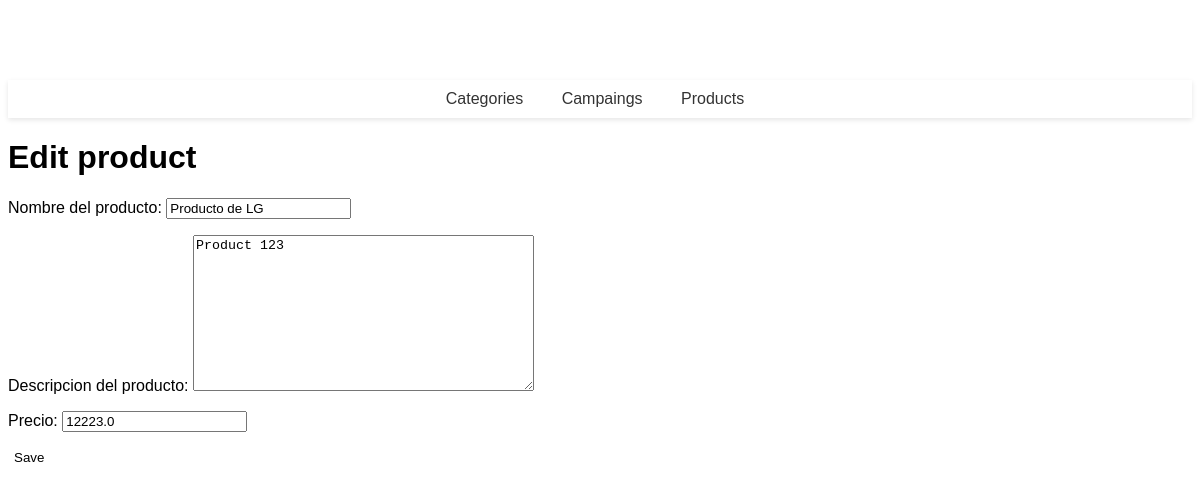
Page /products/2/edit/2 on the committed database.
### products/models.py (models this page shows, shortened)
class Product(models.Model):
    name = models.CharField(max_length=200)
    description = models.TextField(default="")
    price = models.FloatField(default=0)
    campaing = models.ForeignKey(Campaing, on_delete=models.CASCADE)

### products/views.py (the view, shortened to what this page needs)
# urls.py: path('products/<int:campaing_id>/edit/<int:product_id>', views.edit_product)
def edit_product(request,campaing_id,product_id):
    if request.method == 'GET':
        product_queryset = Product.objects.filter(id = product_id)
        if(product_queryset.exists()):
            product = product_queryset.first()
            initial_data = {
                'name' : product.name,
                'description' : product.description,
                'price': product.price
            }
        return render(request, "products/edit_product.html",{
            'form': CreateNewProduct(initial=initial_data),
        })

### products/forms.py
class CreateNewProduct(forms.Form):
    name = forms.CharField(label="Nombre del producto", max_length=200, widget=forms.TextInput(attrs={
        'class':'input'}))
    description = forms.CharField(label="Descripcion del producto", widget=forms.Textarea(attrs={'class':'input'}))
    price = forms.FloatField(label="Precio", widget=forms.NumberInput(attrs={'class':'input'}))

### products/templates/products/edit_product.html (shortened to what this page needs)
{% extends "layout/index.html" %}
{% block content %}
<h1> Edit product </h1>
<form method="POST">
    {{form.as_p}}
    <button class="button_add">
        Save
    </button>
</form>
{% endblock %}

### products/static/style.css (style rules this page uses)
body { background-size: cover; font-family: sans-serif; margin-top: 80px; }
main .button_add { margin: 0 auto; }
.button_add { margin-top: 10px; border: none; background-color: white; }

### rows in the picture
Product: name "Producto de LG", description "Product 123", price "12223.0"
